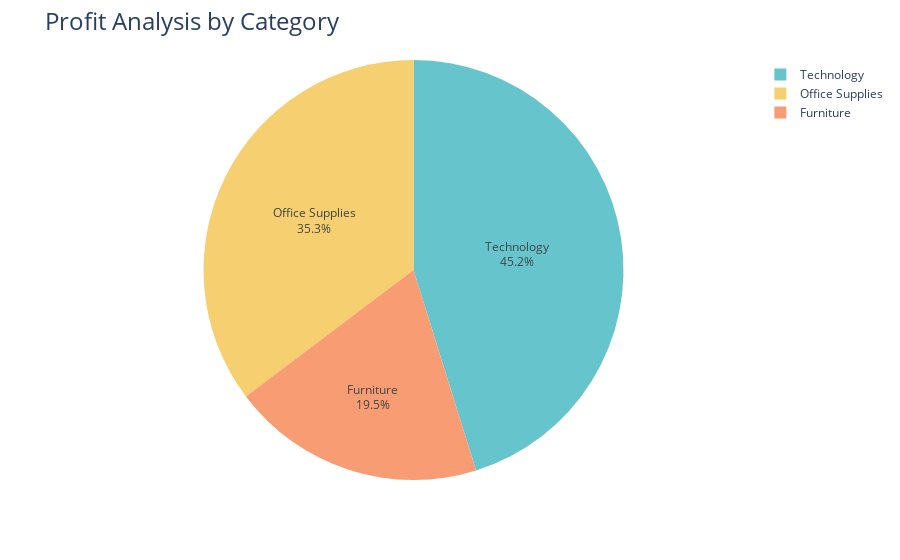

This figure's notebook cell:
### Markdown cell above
# 5. Profit by category

### Code cell
profit_by_category = df.groupby('category')['profit'].sum().reset_index()
fig = px.pie(profit_by_category,
values='profit',
names='category',
hole=0,
color_discrete_sequence=px.colors.qualitative.Pastel)
fig.update_traces(textposition='inside', textinfo='percent+label')
fig.update_layout(title_text='Profit Analysis by Category',title_font=dict(size=24))
fig.show()

### Figure 1 — Plotly figure (JSON) as saved in the notebook; plotly's stock layout.template omitted (floating-point values rounded to 4 significant figures)
{"data": [{"domain": {"x": [0, 1], "y": [0, 1]}, "hole": 0, "hovertemplate": "category=%{label}<br>profit=%{value}<extra></extra>", "labels": ["Furniture", "Office Supplies", "Technology"], "legendgroup": "", "name": "", "showlegend": true, "textinfo": "percent+label", "textposition": "inside", "type": "pie", "values": [286800.0, 518500.0, 663800.0]}], "layout": {"autosize": true, "legend": {"tracegroupgap": 0}, "margin": {"t": 60}, "piecolorway": ["rgb(102, 197, 204)", "rgb(246, 207, 113)", "rgb(248, 156, 116)", "rgb(220, 176, 242)", "rgb(135, 197, 95)", "rgb(158, 185, 243)", "rgb(254, 136, 177)", "rgb(201, 219, 116)", "rgb(139, 224, 164)", "rgb(180, 151, 231)", "rgb(179, 179, 179)"], "title": {"font": {"size": 24}, "text": "Profit Analysis by Category"}}}
